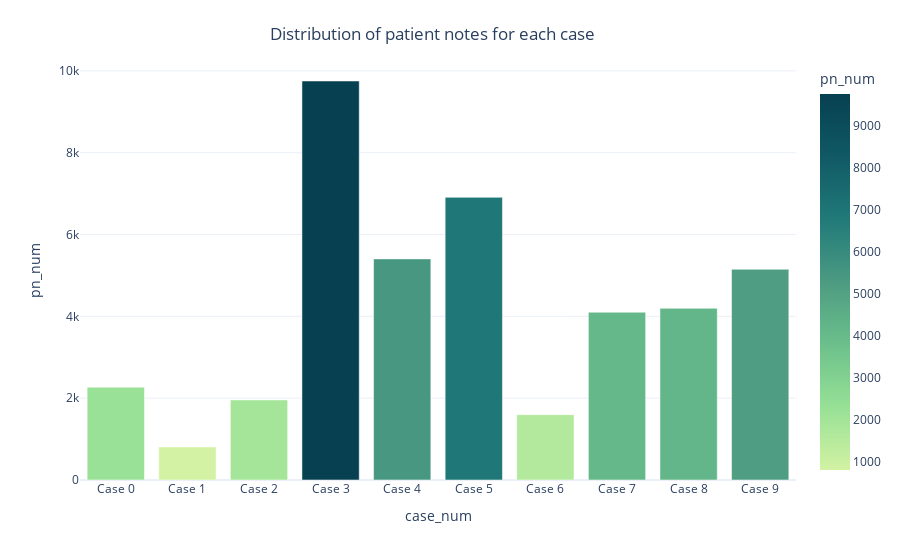

Notebook code cell kept with this figure:
### Code cell
# notes_counts = patient_notes.groupby("case_num").count()
fig = px.bar(data_frame = notes_counts,
             x = notes_counts.index,
             y = 'pn_num',
             color="pn_num",
             color_continuous_scale="Emrld")
fig.update_layout(title = {
        'text': 'Distribution of patient notes for each case',
        'y':0.95,
        'x':0.48,
        'xanchor': 'center',
        'yanchor': 'top'} ,
                   xaxis = dict(
        tickmode = 'array',
        tickvals = [0, 1,2, 3, 4,5, 6,7,8,9],
        ticktext = ['Case 0', 'Case 1', 'Case 2', 'Case 3', 'Case 4', 'Case 5', 'Case 6', 'Case 7', 'Case 8', 'Case 9']),
                  template = "plotly_white")
fig.show()

### Figure 1 — Plotly figure (JSON) as saved in the notebook; plotly's stock layout.template omitted (floating-point values rounded to 4 significant figures)
{"data": [{"alignmentgroup": "True", "hovertemplate": "case_num=%{x}<br>pn_num=%{marker.color}<extra></extra>", "legendgroup": "", "marker": {"color": [2268, 808, 1958, 9753, 5405, 6909, 1597, 4101, 4196, 5151], "coloraxis": "coloraxis", "pattern": {"shape": ""}}, "name": "", "offsetgroup": "", "orientation": "v", "showlegend": false, "textposition": "auto", "x": [0, 1, 2, 3, 4, 5, 6, 7, 8, 9], "xaxis": "x", "y": [2268, 808, 1958, 9753, 5405, 6909, 1597, 4101, 4196, 5151], "yaxis": "y", "type": "bar"}], "layout": {"xaxis": {"anchor": "y", "domain": [0.0, 1.0], "title": {"text": "case_num"}, "tickmode": "array", "tickvals": [0, 1, 2, 3, 4, 5, 6, 7, 8, 9], "ticktext": ["Case 0", "Case 1", "Case 2", "Case 3", "Case 4", "Case 5", "Case 6", "Case 7", "Case 8", "Case 9"]}, "yaxis": {"anchor": "x", "domain": [0.0, 1.0], "title": {"text": "pn_num"}}, "coloraxis": {"colorbar": {"title": {"text": "pn_num"}}, "colorscale": [[0.0, "rgb(211, 242, 163)"], [0.1667, "rgb(151, 225, 150)"], [0.3333, "rgb(108, 192, 139)"], [0.5, "rgb(76, 155, 130)"], [0.6667, "rgb(33, 122, 121)"], [0.8333, "rgb(16, 89, 101)"], [1.0, "rgb(7, 64, 80)"]]}, "legend": {"tracegroupgap": 0}, "margin": {"t": 60}, "barmode": "relative", "title": {"text": "Distribution of patient notes for each case", "y": 0.95, "x": 0.48, "xanchor": "center", "yanchor": "top"}}}
